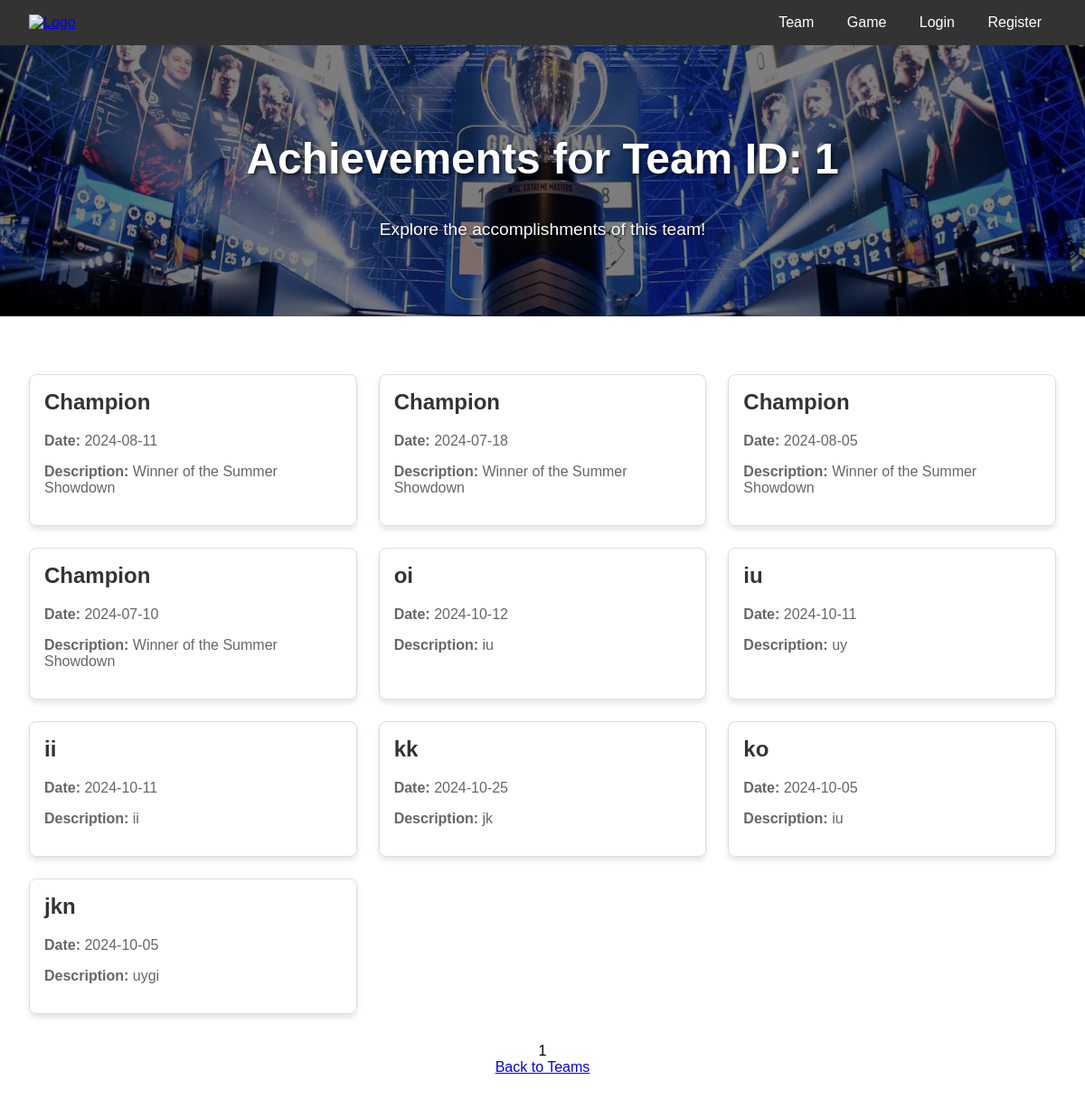
Page /views/public/public-team-achievement.php?idteam=1 on the committed database.
### tables this page shows
CREATE TABLE `achievement` (
  `idachievement` int(11) NOT NULL,
  `idteam` int(11) NOT NULL,
  `name` varchar(45) DEFAULT NULL,
  `date` date DEFAULT NULL,
  `description` varchar(200) DEFAULT NULL
);

### class/parent.php (called while the page is built, shortened)
<?php
class parentClass
{
    public function __construct()
    {
        $this->mysqli = new mysqli(SERVER_NAME, USER_NAME, PASSWORD, DB_NAME);
    }
}

### class/team.php (called while the page is built, shortened)
<?php
require_once("parent.php");
class Team extends ParentClass
{
    public function getAchievementsByTeam($idteam, $offset = 0, $limit = 0, $filter = '')
    {
        $sql = "SELECT a.idachievement, a.name, a.date, a.description
                FROM team as t
                JOIN achievement as a ON t.idteam = a.idteam
                WHERE t.idteam = ?";
        if ($limit > 0) {
            $sql .= " LIMIT ?, ?";
            $stmt = $this->mysqli->prepare($sql);
            if (!empty($filter)) {
                $stmt->bind_param('isii', $idteam, $filterParam, $offset, $limit);
            } else {
                $stmt->bind_param('iii', $idteam, $offset, $limit);
            }
        }
        $stmt->execute();
        return $stmt->get_result();
    }
    public function countAchievementsByTeam($idteam, $filter = '')
    {
        $sql = "SELECT COUNT(*) as total FROM achievement WHERE idteam = ?";
        $stmt = $this->mysqli->prepare($sql);
        $stmt->bind_param('i', $idteam);
        $stmt->execute();
        $result = $stmt->get_result();
        $row = $result->fetch_assoc();
        return $row['total'];
    }
}

### views/public/public-team-achievement.php (the view, shortened to what this page needs)
<?php
require_once("../../class/team.php");
require_once("../paging.php");
$team = new Team();
$no_hal = isset($_GET['page']) ? (int)$_GET['page'] : 1;
$limit = 10;
$offset = ($no_hal - 1) * $limit;
$idteam = isset($_GET['idteam']) ? $_GET['idteam'] : null;
$jumlahData = $team->countAchievementsByTeam($idteam);
$achievements = $team->getAchievementsByTeam($idteam,$offset, $limit);
$pagination = generate_pageT($jumlahData, $limit, $idteam, $no_hal);
?>
<!DOCTYPE html>
<html lang="en">
<head>
    <link rel="stylesheet" href="../../public/css/style-public.css">
</head>
<body>
<div class="container">
        <header class="header">
            <div class="logo">
                <a href="../../index.php"><img src="../../public/images/logoubaya.png" alt="Logo"></a>
            </div>
            <nav class="nav">
                <a href="../../index.php">Team</a>
                <a href="public-game-view.php">Game</a>
                <a href="../authentication/login.php">Login</a>
                <a href="../authentication/register.php">Register</a>
            </nav>
        </header>
        <div class="banner" style="background: url('../../public/images/banner.jpg') no-repeat center center/cover;">
            <h1>Achievements for Team ID: <?php echo htmlspecialchars($idteam); ?></h1>
            <p>Explore the accomplishments of this team!</p>
        </div>
        <main class="main">
            <div class="card-container">
                <?php if ($achievements->num_rows > 0): ?>
                    <?php while ($row = $achievements->fetch_assoc()): ?>
                        <div class="card">
                            <h2><?php echo htmlspecialchars($row['name']); ?></h2>
                            <p><strong>Date:</strong> <?php echo htmlspecialchars($row['date']); ?></p>
                            <p><strong>Description:</strong> <?php echo htmlspecialchars($row['description']); ?></p>
                        </div>
                    <?php endwhile; ?>
                <?php else: ?>
                    <p>No achievements available for this team.</p>
                <?php endif; ?>
            </div>
            <div class="pagination">
                <?php echo $pagination; ?>
            </div>
            <a href="../../index.php" class="back-button">Back to Teams</a>
        </main>
</body>
</html>

### public/css/style-public.css (style rules this page uses)
body { font-family: Arial, sans-serif; margin: 0; padding: 0; box-sizing: border-box; }
.container { display: flex; flex-direction: column; min-height: 100vh; }
.header { display: flex; justify-content: space-between; align-items: center; padding: 1rem 2rem; background-color: #333; color: white; }
.header .logo img { height: 50px; }
.header .nav a { color: white; text-decoration: none; margin: 0 1rem; }
.banner { position: relative; width: 100%; height: 300px; background: url('public/images/banner.jpg') no-repeat center center/cover; display: flex; flex-direction: column; align-items: center; justify-content: center; color: white; text-align: center; }
.banner::before { content: ""; position: absolute; top: 0; left: 0; width: 100%; height: 100%; background: rgba(0, 0, 0, 0.5); z-index: 1; }
.banner h1, .banner p { position: relative; z-index: 2; }
.banner h1 { font-size: 3rem; text-shadow: 2px 2px 4px rgba(0, 0, 0, 0.7); }
.banner p { margin-top: 0.5rem; font-size: 1.2rem; text-shadow: 1px 1px 3px rgba(0, 0, 0, 0.7); }
.main { flex: 1; padding: 2rem; text-align: center; }
.card-container { display: grid; grid-template-columns: repeat(auto-fill, minmax(300px, 1fr)); gap: 1.5rem; margin-top: 2rem; }
.card { border: 1px solid #ddd; border-radius: 8px; overflow: hidden; box-shadow: 0 4px 6px rgba(0, 0, 0, 0.1); padding: 1rem; text-align: left; }
.card h2 { margin-top: 0; color: #333; }
.card p { color: #666; }
.pagination { margin-top: 2rem; }

### rows in the picture
achievement: name "Champion", date "2024-08-11", description "Winner of the Summer Showdown"
achievement: name "Champion", date "2024-07-18", description "Winner of the Summer Showdown"
achievement: name "Champion", date "2024-08-05", description "Winner of the Summer Showdown"
achievement: name "Champion", date "2024-07-10", description "Winner of the Summer Showdown"
achievement: name "oi", date "2024-10-12", description "iu"
achievement: name "iu", date "2024-10-11", description "uy"
achievement: name "ii", date "2024-10-11", description "ii"
achievement: name "kk", date "2024-10-25", description "jk"
achievement: name "ko", date "2024-10-05", description "iu"
achievement: name "jkn", date "2024-10-05", description "uygi"

### other values in the picture
$idteam "1"
